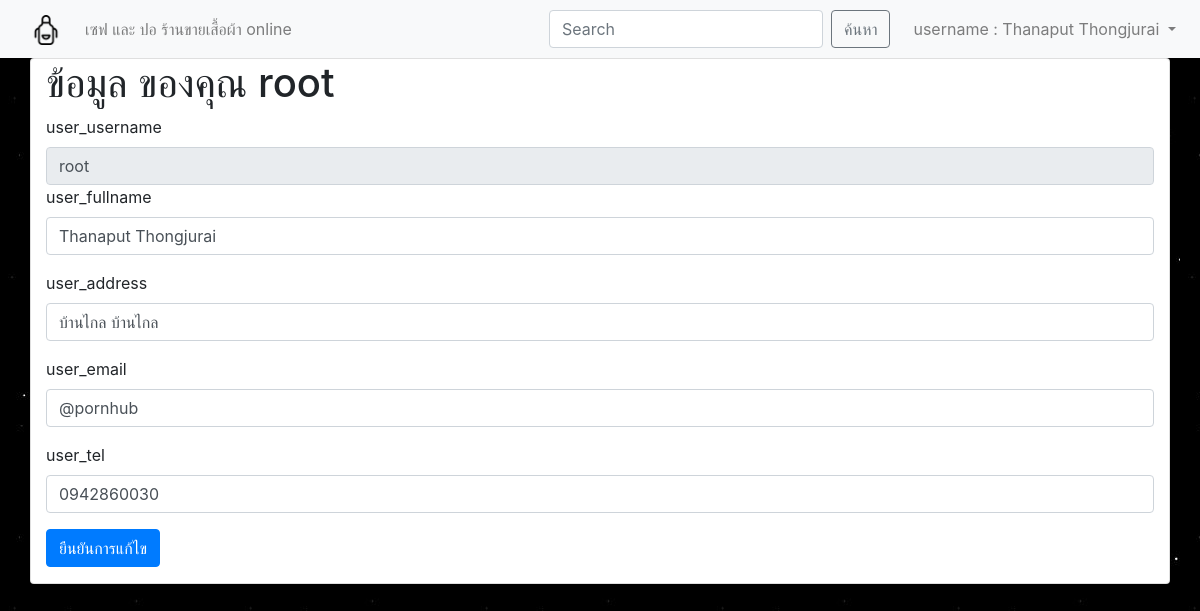
The page /user_data.php (signed in) on the database its author committed.
### tables this page shows
CREATE TABLE `user` (
  `user_username` varchar(16) NOT NULL COMMENT 'ชื่อผู้ใช่',
  `user_password` varchar(16) NOT NULL COMMENT 'รหัสผ่าน',
  `user_fullname` text NOT NULL COMMENT 'ชื่อ-นามสกุล',
  `user_address` text NOT NULL COMMENT 'ที่อยู่',
  `user_email` text NOT NULL COMMENT 'email',
  `user_tel` text NOT NULL COMMENT 'เบอร์โทร',
  `user_status` varchar(1) NOT NULL COMMENT 'สถานะบัญชีผู้ใช้'
);

### user_data.php (the view, shortened to what this page needs)
<?php
require_once('connect.php');
$user_username = $_SESSION["user_username"];
$stmt = $conn->prepare("SELECT `user_username`, `user_fullname`, `user_address`, `user_email`, `user_tel`, `user_status` FROM `user` WHERE `user_username` = '$user_username';");
$stmt->execute();
$user = $stmt->fetch();
?>
<!DOCTYPE html>
<html lang="en">
<head>
    <link rel="stylesheet" href="css/bootstrap.min.css" />
</head>
<body>
    <?php include_once (__DIR__) . ('/include/navbar2.php'); ?>
    <div class="container card ">
<h1>ข้อมูล ของคุณ <?php echo $user['user_username']; ?></h1>
        <form action="user_update_SQL.php" method="POST" enctype="multipart/form-data">
            <div class="form-group">
                <label for="exampleInputEmail1">user_username</label>
                <input disabled name="user_username" class="form-control" aria-describedby="emailHelp" value="<?php echo $user['user_username']; ?>">
            <div class="form-group">
                <label for="exampleInputPassword1">user_fullname</label>
                <input name="user_fullname" class="form-control" value="<?php echo $user['user_fullname']; ?>">
            </div>
            <div class="form-group">
                <label for="exampleInputEmail1">user_address</label>
                <input name="user_address" class="form-control" aria-describedby="emailHelp" value="<?php echo $user['user_address']; ?>">
            </div>
            <div class="form-group">
                <label for="exampleInputEmail1">user_email</label>
                <input name="user_email" class="form-control" aria-describedby="emailHelp" value="<?php echo $user['user_email']; ?>">
            </div>
            <div class="form-group">
                <label for="exampleInputEmail1">user_tel</label>
                <input name="user_tel" class="form-control" aria-describedby="emailHelp" value="<?php echo $user['user_tel']; ?>">
            </div>
            <button type="submit" class="btn btn-primary" name="submit">ยืนยันการแก้ไข</button>
        </form>
    </div>
</body>
</html>

### include/navbar2.php (style rules this page uses)
body { background-image: url('image/space.jpg'); background-repeat: initial; }

### rows shown on the page
user: user_username "root", user_fullname "Thanaput Thongjurai", user_address "บ้านไกล บ้านไกล", user_email "@pornhub", user_tel "0942860030"

### other values the page prints
$_SESSION["user_fullname"] "Thanaput Thongjurai"
